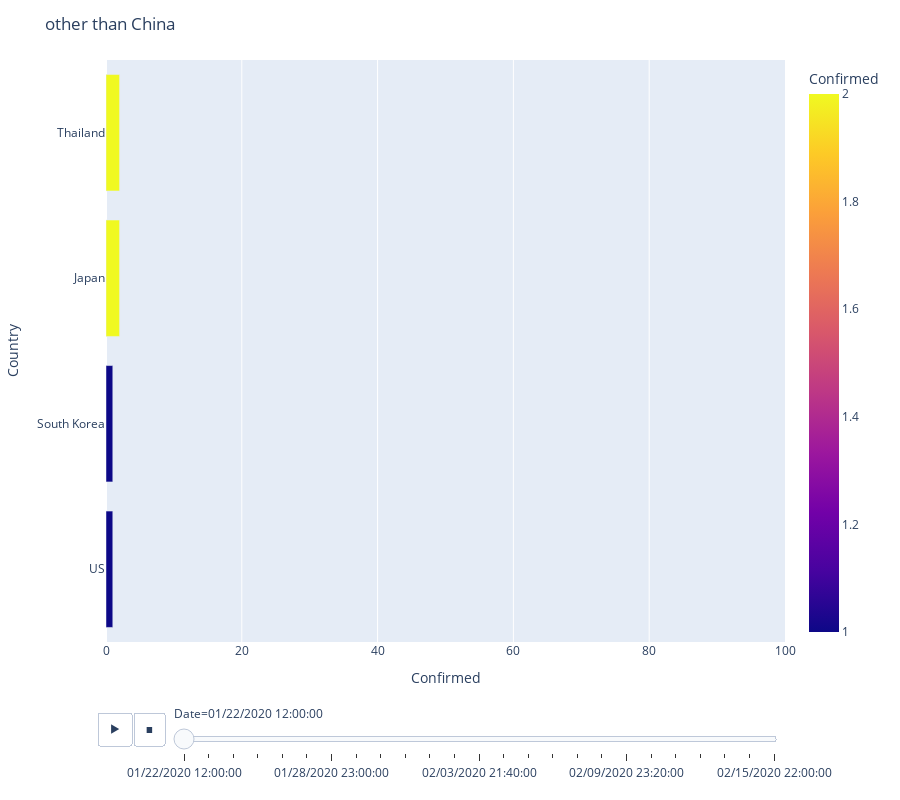

Here is the notebook cell this chart was saved with:
### Markdown cell above
## 除了中国之外的/Other than China

### Code cell
df = pd.read_csv('./Data/2019_nCoV_data.csv')
df['Country'].replace({'Mainland China':'China','Hong Kong':'China',
                         'Macau':'China','Taiwan':'China'},inplace=True)
fig = px.bar(df[(df['Country'] != 'China') & (df['Country'] != 'Others')], 
             x="Confirmed", y="Country", orientation = 'h',animation_frame="Date", 
             hover_name="Country", range_x = [0,100], height = 800, color = 'Confirmed')
fig.update_layout(yaxis={'categoryorder':'total ascending'}, title = 'other than China')
fig.show()

### Figure 1 — Plotly figure (JSON) as saved in the notebook; plotly's stock layout.template omitted (floating-point values rounded to 4 significant figures)
{"data": [{"alignmentgroup": "True", "hoverlabel": {"namelength": 0}, "hovertemplate": "<b>%{hovertext}</b><br><br>Date=01/22/2020 12:00:00<br>Confirmed=%{marker.color}<br>Country=%{y}", "hovertext": ["US", "Japan", "Thailand", "South Korea"], "legendgroup": "", "marker": {"color": [1, 2, 2, 1], "coloraxis": "coloraxis"}, "name": "", "offsetgroup": "", "orientation": "h", "showlegend": false, "textposition": "auto", "type": "bar", "x": [1, 2, 2, 1], "xaxis": "x", "y": ["US", "Japan", "Thailand", "South Korea"], "yaxis": "y"}], "layout": {"barmode": "relative", "coloraxis": {"colorbar": {"title": {"text": "Confirmed"}}, "colorscale": [[0, "#0d0887"], [0.1111, "#46039f"], [0.2222, "#7201a8"], [0.3333, "#9c179e"], [0.4444, "#bd3786"], [0.5556, "#d8576b"], [0.6667, "#ed7953"], [0.7778, "#fb9f3a"], [0.8889, "#fdca26"], [1, "#f0f921"]]}, "height": 800, "legend": {"tracegroupgap": 0}, "margin": {"t": 60}, "sliders": [{"active": 0, "currentvalue": {"prefix": "Date="}, "len": 0.9, "pad": {"b": 10, "t": 60}, "steps": [{"args": [["01/22/2020 12:00:00"], {"frame": {"duration": 0, "redraw": true}, "fromcurrent": true, "mode": "immediate", "transition": {"duration": 0, "easing": "linear"}}], "label": "01/22/2020 12:00:00", "method": "animate"}, {"args": [["01/23/2020 12:00:00"], {"frame": {"duration": 0, "redraw": true}, "fromcurrent": true, "mode": "immediate", "transition": {"duration": 0, "easing": "linear"}}], "label": "01/23/2020 12:00:00", "method": "animate"}, {"args": [["01/24/2020 12:00:00"], {"frame": {"duration": 0, "redraw": true}, "fromcurrent": true, "mode": "immediate", "transition": {"duration": 0, "easing": "linear"}}], "label": "01/24/2020 12:00:00", "method": "animate"}, {"args": [["01/25/2020 22:00:00"], {"frame": {"duration": 0, "redraw": true}, "fromcurrent": true, "mode": "immediate", "transition": {"duration": 0, "easing": "linear"}}], "label": "01/25/2020 22:00:00", "method": "animate"}, {"args": [["01/26/2020 23:00:00"], {"frame": {"duration": 0, "redraw": true}, "fromcurrent": true, "mode": "immediate", "transition": {"duration": 0, "easing": "linear"}}], "label": "01/26/2020 23:00:00", "method": "animate"}, {"args": [["01/27/2020 20:30:00"], {"frame": {"duration": 0, "redraw": true}, "fromcurrent": true, "mode": "immediate", "transition": {"duration": 0, "easing": "linear"}}], "label": "01/27/2020 20:30:00", "method": "animate"}, {"args": [["01/28/2020 23:00:00"], {"frame": {"duration": 0, "redraw": true}, "fromcurrent": true, "mode": "immediate", "transition": {"duration": 0, "easing": "linear"}}], "label": "01/28/2020 23:00:00", "method": "animate"}, {"args": [["01/29/2020 21:00:00"], {"frame": {"duration": 0, "redraw": true}, "fromcurrent": true, "mode": "immediate", "transition": {"duration": 0, "easing": "linear"}}], "label": "01/29/2020 21:00:00", "method": "animate"}, {"args": [["01/30/2020 21:30:00"], {"frame": {"duration": 0, "redraw": true}, "fromcurrent": true, "mode": "immediate", "transition": {"duration": 0, "easing": "linear"}}], "label": "01/30/2020 21:30:00", "method": "animate"}, {"args": [["01/31/2020 19:00:00"], {"frame": {"duration": 0, "redraw": true}, "fromcurrent": true, "mode": "immediate", "transition": {"duration": 0, "easing": "linear"}}], "label": "01/31/2020 19:00:00", "method": "animate"}, {"args": [["02/01/2020 23:00:00"], {"frame": {"duration": 0, "redraw": true}, "fromcurrent": true, "mode": "immediate", "transition": {"duration": 0, "easing": "linear"}}], "label": "02/01/2020 23:00:00", "method": "animate"}, {"args": [["02/02/2020 21:00:00"], {"frame": {"duration": 0, "redraw": true}, "fromcurrent": true, "mode": "immediate", "transition": {"duration": 0, "easing": "linear"}}], "label": "02/02/2020 21:00:00", "method": "animate"}, {"args": [["02/03/2020 21:40:00"], {"frame": {"duration": 0, "redraw": true}, "fromcurrent": true, "mode": "immediate", "transition": {"duration": 0, "easing": "linear"}}], "label": "02/03/2020 21:40:00", "method": "animate"}, {"args": [["02/04/2020 22:00:00"], {"frame": {"duration": 0, "redraw": true}, "fromcurrent": true, "mode": "immediate", "transition": {"duration": 0, "easing": "linear"}}], "label": "02/04/2020 22:00:00", "method": "animate"}, {"args": [["02/05/2020 12:20:00"], {"frame": {"duration": 0, "redraw": true}, "fromcurrent": true, "mode": "immediate", "transition": {"duration": 0, "easing": "linear"}}], "label": "02/05/2020 12:20:00", "method": "animate"}, {"args": [["02/06/2020 20:05:00"], {"frame": {"duration": 0, "redraw": true}, "fromcurrent": true, "mode": "immediate", "transition": {"duration": 0, "easing": "linear"}}], "label": "02/06/2020 20:05:00", "method": "animate"}, {"args": [["02/07/2020 20:24:00"], {"frame": {"duration": 0, "redraw": true}, "fromcurrent": true, "mode": "immediate", "transition": {"duration": 0, "easing": "linear"}}], "label": "02/07/2020 20:24:00", "method": "animate"}, {"args": [["02/08/2020 23:04:00"], {"frame": {"duration": 0, "redraw": true}, "fromcurrent": true, "mode": "immediate", "transition": {"duration": 0, "easing": "linear"}}], "label": "02/08/2020 23:04:00", "method": "animate"}, {"args": [["02/09/2020 23:20:00"], {"frame": {"duration": 0, "redraw": true}, "fromcurrent": true, "mode": "immediate", "transition": {"duration": 0, "easing": "linear"}}], "label": "02/09/2020 23:20:00", "method": "animate"}, {"args": [["02/10/2020 19:30:00"], {"frame": {"duration": 0, "redraw": true}, "fromcurrent": true, "mode": "immediate", "transition": {"duration": 0, "easing": "linear"}}], "label": "02/10/2020 19:30:00", "method": "animate"}, {"args": [["02/11/2020 20:44:00"], {"frame": {"duration": 0, "redraw": true}, "fromcurrent": true, "mode": "immediate", "transition": {"duration": 0, "easing": "linear"}}], "label": "02/11/2020 20:44:00", "method": "animate"}, {"args": [["02/12/2020 22:00:00"], {"frame": {"duration": 0, "redraw": true}, "fromcurrent": true, "mode": "immediate", "transition": {"duration": 0, "easing": "linear"}}], "label": "02/12/2020 22:00:00", "method": "animate"}, {"args": [["02/13/2020 21:15:00"], {"frame": {"duration": 0, "redraw": true}, "fromcurrent": true, "mode": "immediate", "transition": {"duration": 0, "easing": "linear"}}], "label": "02/13/2020 21:15:00", "method": "animate"}, {"args": [["02/14/2020 22:00:00"], {"frame": {"duration": 0, "redraw": true}, "fromcurrent": true, "mode": "immediate", "transition": {"duration": 0, "easing": "linear"}}], "label": "02/14/2020 22:00:00", "method": "animate"}, {"args": [["02/15/2020 22:00:00"], {"frame": {"duration": 0, "redraw": true}, "fromcurrent": true, "mode": "immediate", "transition": {"duration": 0, "easing": "linear"}}], "label": "02/15/2020 22:00:00", "method": "animate"}], "x": 0.1, "xanchor": "left", "y": 0, "yanchor": "top"}], "title": {"text": "other than China"}, "updatemenus": [{"buttons": [{"args": [null, {"frame": {"duration": 500, "redraw": true}, "fromcurrent": true, "mode": "immediate", "transition": {"duration": 500, "easing": "linear"}}], "label": "&#9654;", "method": "animate"}, {"args": [[null], {"frame": {"duration": 0, "redraw": true}, "fromcurrent": true, "mode": "immediate", "transition": {"duration": 0, "easing": "linear"}}], "label": "&#9724;", "method": "animate"}], "direction": "left", "pad": {"r": 10, "t": 70}, "showactive": false, "type": "buttons", "x": 0.1, "xanchor": "right", "y": 0, "yanchor": "top"}], "xaxis": {"anchor": "y", "domain": [0, 1], "range": [0, 100], "title": {"text": "Confirmed"}}, "yaxis": {"anchor": "x", "categoryorder": "total ascending", "domain": [0, 1], "title": {"text": "Country"}}}}
